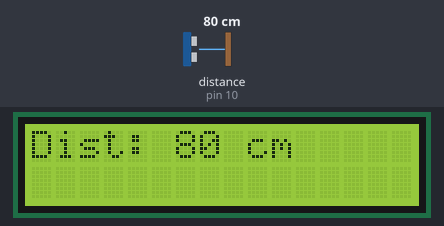
Recording of a sketch running on a simulated Arduino Uno, built with avr-gcc and run on an emulated ATmega328P. Shown: 16×2 character LCD. Wiring (inferred from the names in the program): ultrasonic range finder: trigger pin 9; echo pin 10. The inputs (shaded band) are chosen by the test bench; at power-on: distance to the obstacle (sensor on pin 10) 80 cm. The echo pulse lasts 58.3 µs per cm; what the sketch prints to the serial monitor is not drawn.

Above: at 1.2 s.
1.3 s: distance to the obstacle (sensor on pin 10) set to 299 cm
At 2.1 s:
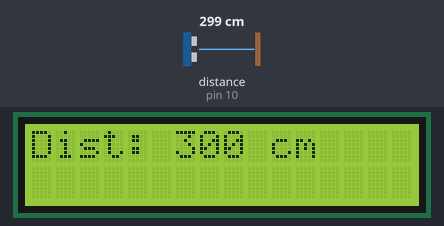
2.9 s: distance to the obstacle (sensor on pin 10) set to 120 cm
At 4.3 s:
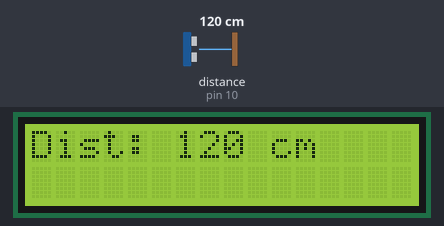
4.6 s: distance to the obstacle (sensor on pin 10) set to 2 cm
At 5.6 s:
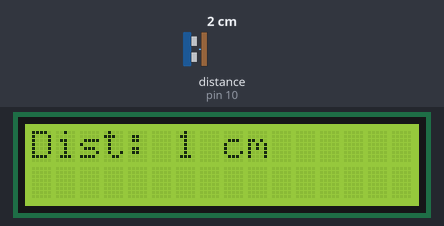
6.2 s: distance to the obstacle (sensor on pin 10) set to 250 cm
At 7.0 s:
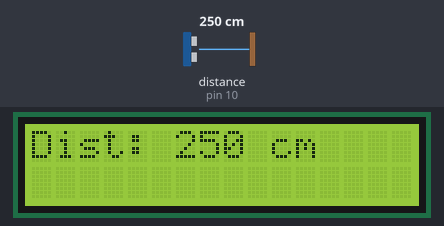
Timing chart, 0 to 8.8 s (numbered marks = the images above; inputs shaded):
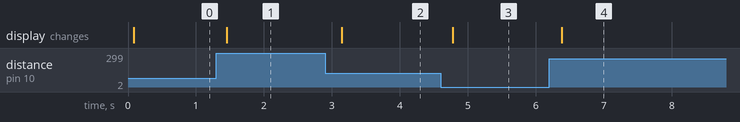

Measured:
- after the input at 1.3 s, the display: changes after 0.15 s (image 1)
- after the input at 2.9 s, the display: changes after 0.24 s (image 2)
- after the input at 4.6 s, the display: changes after 0.18 s (image 3)
- after the input at 6.2 s, the display: changes after 0.18 s (image 4)

The sketch:

parteA.ino
```cpp
// Lab 3 — Parte A: versão ingênua (nenhuma verificação de falha)
#include <Wire.h>
#include <LiquidCrystal_I2C.h>

const int PINO_TRIG = 9;
const int PINO_ECHO = 10;

LiquidCrystal_I2C lcd(0x27, 16, 2);   // endereço 0x27 (alguns módulos usam 0x3F)

void setup() {
  pinMode(PINO_TRIG, OUTPUT);
  pinMode(PINO_ECHO, INPUT);
  Serial.begin(9600);
  lcd.init();
  lcd.backlight();
}

void loop() {
  unsigned long inicio = millis();

  // pulso de 10 µs no TRIG dispara uma medição
  digitalWrite(PINO_TRIG, LOW);  delayMicroseconds(2);
  digitalWrite(PINO_TRIG, HIGH); delayMicroseconds(10);
  digitalWrite(PINO_TRIG, LOW);

  unsigned long eco = pulseIn(PINO_ECHO, HIGH);   // espera o eco voltar
  unsigned int cm = eco / 58;                      // 58 µs por cm (ida e volta)

  lcd.setCursor(0, 0);
  lcd.print("Dist: ");
  lcd.print(cm);
  lcd.print(" cm    ");

  Serial.print(cm);
  Serial.print(" cm   volta do loop = ");
  Serial.print(millis() - inicio);
  Serial.println(" ms");

  delay(250);
}
```
